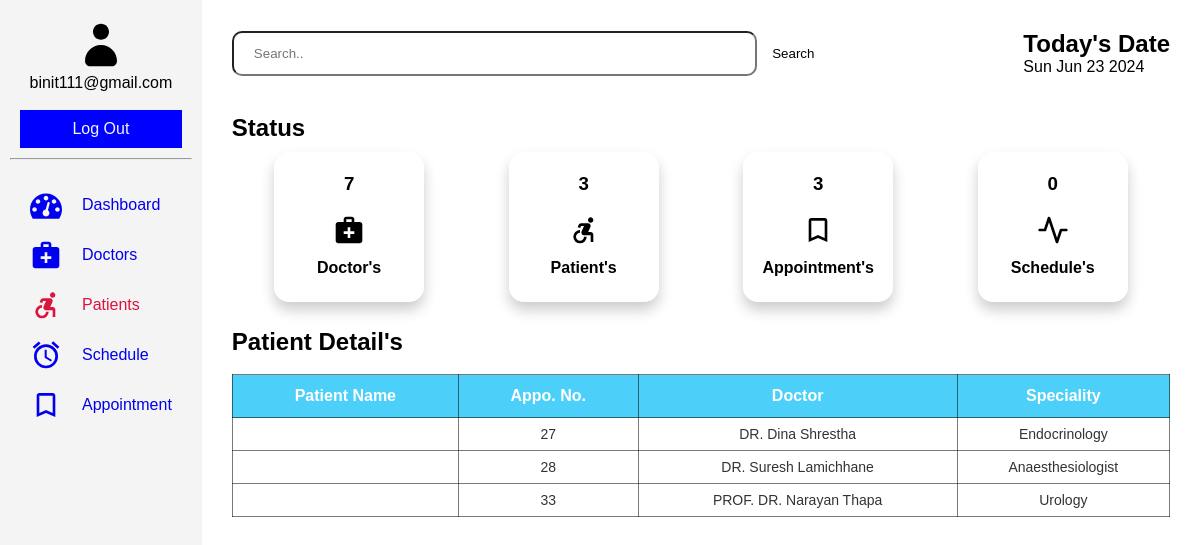
Before: /doctor/patients.php (signed in) with the older database file.
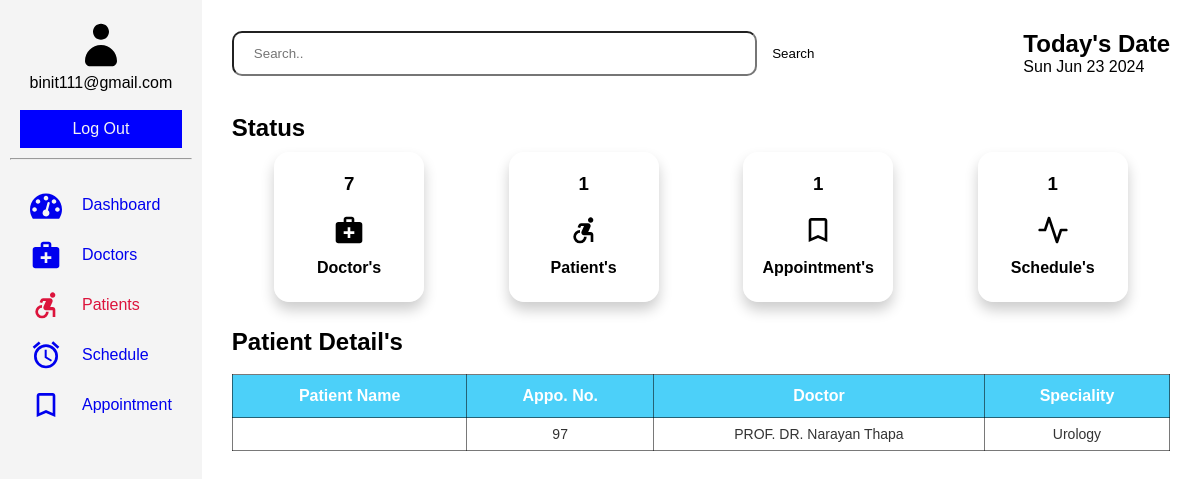
After: the same page with the newer database file.
### tables this page shows
CREATE TABLE `patient` (
  `id` int(11) NOT NULL,
  `aid` int(11) DEFAULT NULL,
  `sid` int(11) NOT NULL,
  `did` int(11) NOT NULL,
  `created-at` timestamp NOT NULL DEFAULT current_timestamp()
);

CREATE TABLE `doctor` (
  `id` int(11) NOT NULL,
  `fname` varchar(60) NOT NULL,
  `email` varchar(60) NOT NULL,
  `password` varchar(60) NOT NULL,
  `phone` varchar(60) NOT NULL,
  `image_name` varchar(255) NOT NULL,
  `image_path` varchar(255) NOT NULL,
  `sid` int(11) DEFAULT NULL,
  `created_at` timestamp NULL DEFAULT current_timestamp()
);

CREATE TABLE `specialities` (
  `id` int(11) NOT NULL,
  `title` varchar(60) NOT NULL,
  `description` text NOT NULL,
  `image_name` varchar(60) NOT NULL,
  `image_path` varchar(255) NOT NULL,
  `created_at` timestamp NULL DEFAULT current_timestamp()
);

### doctor/patients.php (the view, shortened to what the changed rows need)
<?php
    include('../connection.php');
    $sql = "SELECT * from patient";
    $result = mysqli_query($conn, $sql);
?>
<!DOCTYPE html>
<html lang="en">
<head>
    <link rel="stylesheet" href="../assets/dash1.css">
</head>
<body>
    <section class="dashboard">
        <div class="main">
            <div class="head">
                <div class="date-container">
                    <h1>Today's Date</h1>
                </div>
            </div><br>
            <div class="status">
                <div class="status-bar">
                    <h2>Status</h2>
                </div>
                <div class="dash-collection">
                    <div class="doc">
                        <?php
                            $psql = "SELECT * FROM patient";
                            $presult = mysqli_query($conn, $psql);
                            if($prow = mysqli_num_rows($presult)){
                                echo '<h3>'.$prow.'</h3>';
                            }else{
                                echo '<h3>0</h3>';
                            }
                        ?>
                        <svg class="icon icon-accessible_forward"><use xlink:href="#icon-accessible_forward"></use></svg><br>
                        <h4>Patient's</h4><br>
                    </div>
                    <div class="doc">
                        <?php
                            $asql = "SELECT * FROM appointment";
                            $aresult = mysqli_query($conn, $asql);
                            if($arow = mysqli_num_rows($aresult)){
                                echo '<h3>'.$arow.'</h3>';
                            }else{
                                echo '<h3>0</h3>';
                            }
                        ?>
                        <svg class="icon icon-bookmark_outline"><use xlink:href="#icon-bookmark_outline"></use></svg><br>
                        <h4>Appointment's</h4><br>
                    </div>
                    <div class="doc">
                        <?php
                            $ssql = "SELECT * FROM schedule";
                            $sresult = mysqli_query($conn, $ssql);
                            if($srow = mysqli_num_rows($sresult)){
                                echo '<h3>'.$srow.'</h3>';
                            }else{
                                echo '<h3>0</h3>';
                            }
                        ?>
                        <svg class="icon icon-activity"><use xlink:href="#icon-activity"></use></svg><br>
                        <h4>Schedule's</h4><br>
                    </div>
                </div>
            </div>
            <div class="tabular">
                <h2>Patient Detail's</h2><br>
                <table class="table-container">
                    <thead>
                        <tr>
                            <th>Patient Name</th>
                            <th>Appo. No.</th>
                            <th>Doctor</th>
                            <th>Speciality</th>
                        </tr>
                    </thead>
                    <tbody>
                        <tr>
                            <?php
                                while($row = mysqli_fetch_assoc($result)){
                                ?>
                                    <td style="padding: 16px;"><?php echo $row['pid'] ?></td>
                                    <td><?php echo $row['id'] ?></td>
                                    <td><?php
                                        $did = $row['did'];
                                        if($did != ''){
                                            $dsql = "SELECT fname    FROM doctor where id=$did;";
                                            $dresult = mysqli_query($conn, $dsql);
                                            while($drow = mysqli_fetch_assoc($dresult)){
                                                echo $drow['fname'];
                                            }
                                        }
                                        ?>
                                    </td>
                                    <td><?php
                                            $sid = $row['sid'];
                                            if($sid != ''){
                                                $ssql = "SELECT title FROM specialities where id=$sid;";
                                                $sresult = mysqli_query($conn, $ssql);
                                                while($srow = mysqli_fetch_assoc($sresult)){
                                                    echo $srow['title'];
                                                }
                                            }
                                        ?>
                                    </td>
                        </tr>
                                <?php
                                }
                            ?>
                    </tbody>
                </table>
            </div>
        </div>
    </section>
</body>
</html>

Changed rows visible on the page:
removed patient: id "27"
no longer on this page (row unchanged): doctor: fname "DR. Dina Shrestha", shown under "27"
no longer on this page (row unchanged): specialities: title "Endocrinology", shown under "27"
removed patient: id "28"
no longer on this page (row unchanged): doctor: fname "DR. Suresh Lamichhane", shown under "28"
no longer on this page (row unchanged): specialities: title "Anaesthesiologist", shown under "28"
removed patient: id "33", doctor (fname "PROF. DR. Narayan Thapa"), specialities (title "Urology")
added patient: id "97", doctor (fname "PROF. DR. Narayan Thapa"), specialities (title "Urology")
Other visible differences:
$prow: "3" → "1"
$arow: "3" → "1"
$srow: (not shown) → "1"
text no longer shown: "0"
